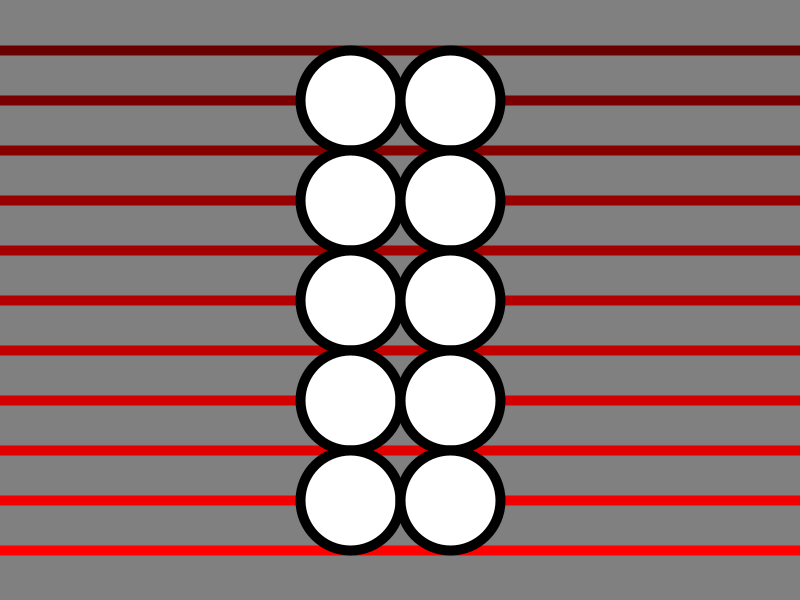
Frame 1 (no input)
Frame 60 (the mouse pressed at the canvas centre just before this capture): identical to frame 1, image omitted
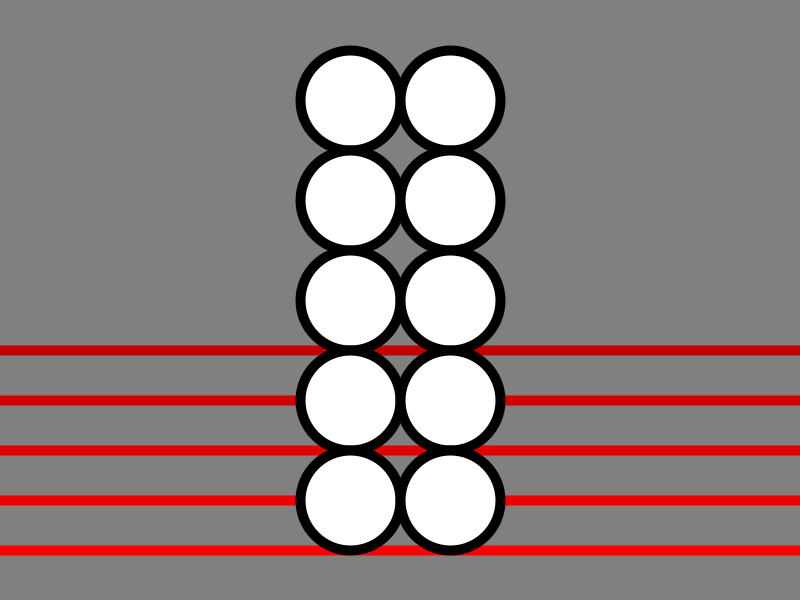
Frame 120 (the mouse held since frame 60 and released just before this capture)

The Processing sketch that drew these frames (run headless with seeded random() and noise(); from frame 60 on, the mouse is pressed at the canvas centre):

// Processing sketch: circle_and_line
// ── circle_and_line.pde
void setup(){
  size(800,600);
  strokeWeight(10);
}

void draw(){
  background(128);
  int red=255;
  for(int y=height-50;mouseY<y;y=y-50){  //mouseY跑到y上面時，會印出一條紅線
    stroke(red,0,0);
    red-=15;
    line(0,y,width,y);
  }
  stroke(0);
  
  for(int cx=350;cx<=450;cx+=100){
    for(int cy=100;cy<=550;cy+=100){
      ellipse(cx,cy,100,100);
    }
  }
}
